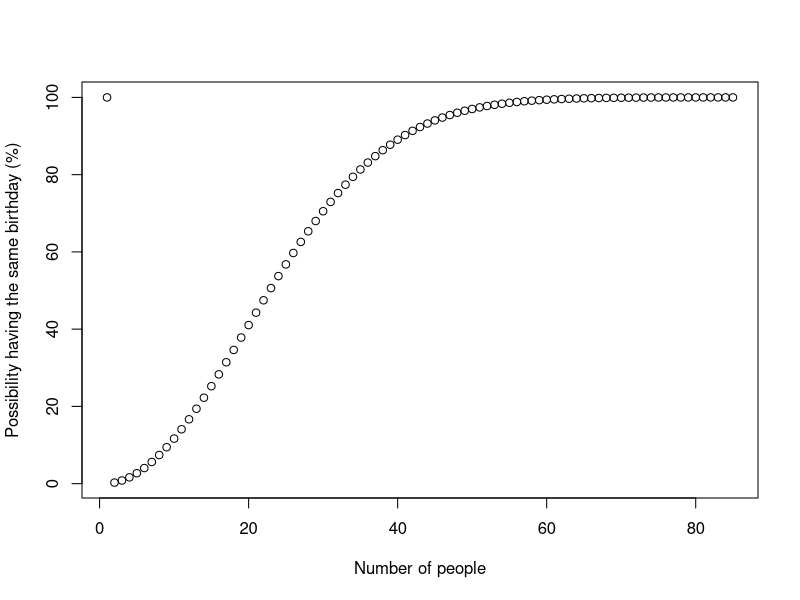

This figure's R source:
# Christoforos Seas 1028675
# (a) 
# Generating a random number from 5 to 50
num = 5 + sample.int(50, 5)
# (b) 

# Pn = possibility of n people having the same birthday (born the same date)
# NotPn= possibility of n people NOT having the same birthday (not born the same date)


NotPn = function(people){
  # Assuming that the number of different birthdays is 366 (most possible days in a year)
  # The probability of n people not sharing the same birthday equals to
  # 366/366 * 365/366 * 365/366 * ... * n/366 because the cases are independent
  # This number is the formula of C(366, n) (Combinations of choosing n from 366)
  # C(366, n) = 366! / ((366 - n)! * 366^n)
  # I can't use factorial() function because factorial(366) will lead to infinity
  # + it will need a lot of resourced
  # Instead I will do this procedure manually with for loops
  # If people == 1 then there is 0% possibility of not having the same birthday
  if (people == 1)
    return(0)
  possibility = 1
  for (i in 366:(366 - people + 1)) # from 366 to 366 - n + 1 
    possibility = possibility * (i / 366) 
  
  return(possibility)
}

Pn = function(people){
  # The possibility of n people having the same birthday is 1 - possibility of
  # n people NOT having the same birthday
  return(1 - NotPn(people))
}

for (number in num){
  cat("Posibility of ")
  cat(number)
  cat(" people having the same birthday is ")
  cat(Pn(number) * 100)
  cat("%\n")
}

# (c)
# My id number is 1028675 so m = 5
xAxis = c(1:85)
yAxis = c()
for (number in 1:85)
{
  cat("Posibility of ")
  cat(number)
  cat(" people having the same birthday is ")
  possibility = Pn(number) * 100
  cat(possibility)
  cat("%\n")
  yAxis = append(yAxis,possibility)
}
plot(xAxis, yAxis, xlab = "Number of people", ylab = "Possibility having the same birthday (%)")